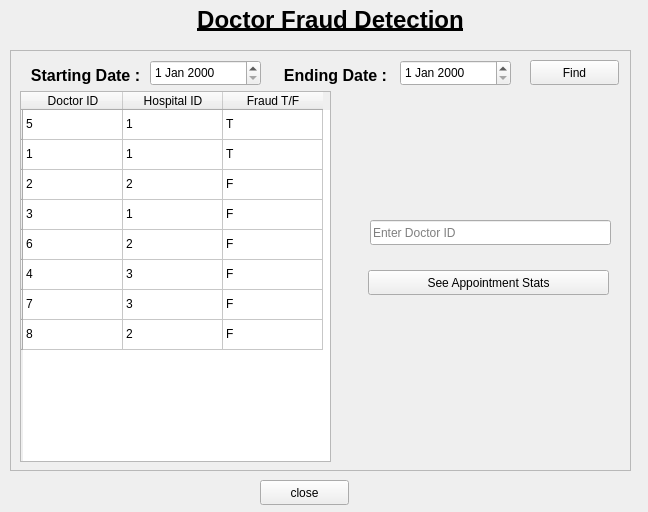
<?xml version="1.0" encoding="UTF-8"?>
<ui version="4.0">
 <class>DoctorFraud</class>
 <widget class="QWidget" name="DoctorFraud">
  <property name="geometry">
   <rect>
    <x>0</x>
    <y>0</y>
    <width>648</width>
    <height>512</height>
   </rect>
  </property>
  <property name="windowTitle">
   <string>bloodFraud</string>
  </property>
  <widget class="QFrame" name="frame">
   <property name="geometry">
    <rect>
     <x>10</x>
     <y>50</y>
     <width>621</width>
     <height>421</height>
    </rect>
   </property>
   <property name="frameShape">
    <enum>QFrame::StyledPanel</enum>
   </property>
   <property name="frameShadow">
    <enum>QFrame::Raised</enum>
   </property>
   <widget class="QTableWidget" name="tableWidget">
    <property name="geometry">
     <rect>
      <x>10</x>
      <y>41</y>
      <width>311</width>
      <height>371</height>
     </rect>
    </property>
    <row>
     <property name="text">
      <string/>
     </property>
    </row>
    <row>
     <property name="text">
      <string/>
     </property>
    </row>
    <row>
     <property name="text">
      <string/>
     </property>
    </row>
    <row>
     <property name="text">
      <string/>
     </property>
    </row>
    <row>
     <property name="text">
      <string/>
     </property>
    </row>
    <row>
     <property name="text">
      <string/>
     </property>
    </row>
    <row>
     <property name="text">
      <string/>
     </property>
    </row>
    <row>
     <property name="text">
      <string/>
     </property>
    </row>
    <column>
     <property name="text">
      <string>Doctor ID</string>
     </property>
    </column>
    <column>
     <property name="text">
      <string>Hospital ID</string>
     </property>
    </column>
    <column>
     <property name="text">
      <string>Fraud T/F</string>
     </property>
    </column>
    <item row="0" column="0">
     <property name="text">
      <string>5</string>
     </property>
    </item>
    <item row="0" column="1">
     <property name="text">
      <string>1</string>
     </property>
    </item>
    <item row="0" column="2">
     <property name="text">
      <string>T</string>
     </property>
    </item>
    <item row="1" column="0">
     <property name="text">
      <string>1</string>
     </property>
    </item>
    <item row="1" column="1">
     <property name="text">
      <string>1</string>
     </property>
    </item>
    <item row="1" column="2">
     <property name="text">
      <string>T</string>
     </property>
    </item>
    <item row="2" column="0">
     <property name="text">
      <string>2</string>
     </property>
    </item>
    <item row="2" column="1">
     <property name="text">
      <string>2</string>
     </property>
    </item>
    <item row="2" column="2">
     <property name="text">
      <string>F</string>
     </property>
    </item>
    <item row="3" column="0">
     <property name="text">
      <string>3</string>
     </property>
    </item>
    <item row="3" column="1">
     <property name="text">
      <string>1</string>
     </property>
    </item>
    <item row="3" column="2">
     <property name="text">
      <string>F</string>
     </property>
    </item>
    <item row="4" column="0">
     <property name="text">
      <string>6</string>
     </property>
    </item>
    <item row="4" column="1">
     <property name="text">
      <string>2</string>
     </property>
    </item>
    <item row="4" column="2">
     <property name="text">
      <string>F</string>
     </property>
    </item>
    <item row="5" column="0">
     <property name="text">
      <string>4</string>
     </property>
    </item>
    <item row="5" column="1">
     <property name="text">
      <string>3</string>
     </property>
    </item>
    <item row="5" column="2">
     <property name="text">
      <string>F</string>
     </property>
    </item>
    <item row="6" column="0">
     <property name="text">
      <string>7</string>
     </property>
    </item>
    <item row="6" column="1">
     <property name="text">
      <string>3</string>
     </property>
    </item>
    <item row="6" column="2">
     <property name="text">
      <string>F</string>
     </property>
    </item>
    <item row="7" column="0">
     <property name="text">
      <string>8</string>
     </property>
    </item>
    <item row="7" column="1">
     <property name="text">
      <string>2</string>
     </property>
    </item>
    <item row="7" column="2">
     <property name="text">
      <string>F</string>
     </property>
    </item>
   </widget>
   <widget class="QDateEdit" name="startingDate">
    <property name="geometry">
     <rect>
      <x>140</x>
      <y>10</y>
      <width>111</width>
      <height>26</height>
     </rect>
    </property>
   </widget>
   <widget class="QLabel" name="titleLabel_2">
    <property name="geometry">
     <rect>
      <x>10</x>
      <y>10</y>
      <width>131</width>
      <height>31</height>
     </rect>
    </property>
    <property name="styleSheet">
     <string notr="true">font-size:12pt;
font-weight: bold;</string>
    </property>
    <property name="text">
     <string>&lt;html&gt;&lt;head/&gt;&lt;body&gt;&lt;p align=&quot;center&quot;&gt;&lt;span style=&quot; font-size:12pt;&quot;&gt;Starting Date :&lt;/span&gt;&lt;/p&gt;&lt;/body&gt;&lt;/html&gt;</string>
    </property>
   </widget>
   <widget class="QLabel" name="titleLabel_3">
    <property name="geometry">
     <rect>
      <x>260</x>
      <y>10</y>
      <width>131</width>
      <height>31</height>
     </rect>
    </property>
    <property name="styleSheet">
     <string notr="true">font-size:12pt;
font-weight: bold;</string>
    </property>
    <property name="text">
     <string>&lt;html&gt;&lt;head/&gt;&lt;body&gt;&lt;p align=&quot;center&quot;&gt;&lt;span style=&quot; font-size:12pt;&quot;&gt;Ending Date :&lt;/span&gt;&lt;/p&gt;&lt;/body&gt;&lt;/html&gt;</string>
    </property>
   </widget>
   <widget class="QDateEdit" name="EndingDate">
    <property name="geometry">
     <rect>
      <x>390</x>
      <y>10</y>
      <width>111</width>
      <height>26</height>
     </rect>
    </property>
   </widget>
   <widget class="QPushButton" name="findButton">
    <property name="geometry">
     <rect>
      <x>520</x>
      <y>10</y>
      <width>89</width>
      <height>25</height>
     </rect>
    </property>
    <property name="text">
     <string>Find</string>
    </property>
   </widget>
   <widget class="QLineEdit" name="lineEdit">
    <property name="geometry">
     <rect>
      <x>360</x>
      <y>170</y>
      <width>241</width>
      <height>25</height>
     </rect>
    </property>
    <property name="placeholderText">
     <string>Enter Doctor ID</string>
    </property>
   </widget>
   <widget class="QPushButton" name="pushButton">
    <property name="geometry">
     <rect>
      <x>358</x>
      <y>220</y>
      <width>241</width>
      <height>25</height>
     </rect>
    </property>
    <property name="text">
     <string>See Appointment Stats</string>
    </property>
   </widget>
  </widget>
  <widget class="QPushButton" name="okbutton">
   <property name="geometry">
    <rect>
     <x>260</x>
     <y>480</y>
     <width>89</width>
     <height>25</height>
    </rect>
   </property>
   <property name="text">
    <string>close</string>
   </property>
  </widget>
  <widget class="QLabel" name="titleLabel">
   <property name="geometry">
    <rect>
     <x>50</x>
     <y>0</y>
     <width>561</width>
     <height>41</height>
    </rect>
   </property>
   <property name="styleSheet">
    <string notr="true">font-size:12pt;
font-weight: bold;</string>
   </property>
   <property name="text">
    <string>&lt;html&gt;&lt;head/&gt;&lt;body&gt;&lt;p align=&quot;center&quot;&gt;&lt;span style=&quot; font-size:18pt; text-decoration: underline;&quot;&gt;Doctor Fraud Detection&lt;/span&gt;&lt;/p&gt;&lt;/body&gt;&lt;/html&gt;</string>
   </property>
  </widget>
 </widget>
 <resources/>
 <connections/>
</ui>
